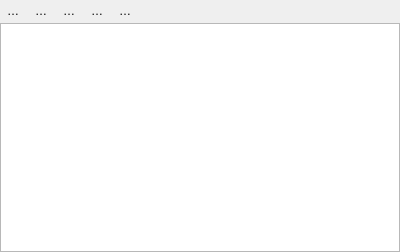
<?xml version="1.0" encoding="UTF-8"?>
<ui version="4.0">
 <class>Form</class>
 <widget class="QWidget" name="Form">
  <property name="geometry">
   <rect>
    <x>0</x>
    <y>0</y>
    <width>400</width>
    <height>252</height>
   </rect>
  </property>
  <property name="windowTitle">
   <string>Form</string>
  </property>
  <layout class="QGridLayout" name="gridLayout">
   <property name="margin">
    <number>0</number>
   </property>
   <property name="spacing">
    <number>2</number>
   </property>
   <item row="0" column="1">
    <widget class="QToolButton" name="btnAdd">
     <property name="toolTip">
      <string>Add row</string>
     </property>
     <property name="text">
      <string>…</string>
     </property>
     <property name="autoRaise">
      <bool>true</bool>
     </property>
    </widget>
   </item>
   <item row="0" column="0">
    <widget class="QToolButton" name="btnAdvanced">
     <property name="toolTip">
      <string>Toggle advanced mode</string>
     </property>
     <property name="text">
      <string>…</string>
     </property>
     <property name="checkable">
      <bool>true</bool>
     </property>
     <property name="autoRaise">
      <bool>true</bool>
     </property>
    </widget>
   </item>
   <item row="0" column="2">
    <widget class="QToolButton" name="btnRemove">
     <property name="toolTip">
      <string>Remove row(s)</string>
     </property>
     <property name="text">
      <string>…</string>
     </property>
     <property name="autoRaise">
      <bool>true</bool>
     </property>
    </widget>
   </item>
   <item row="0" column="5">
    <spacer name="horizontalSpacer">
     <property name="orientation">
      <enum>Qt::Horizontal</enum>
     </property>
     <property name="sizeHint" stdset="0">
      <size>
       <width>313</width>
       <height>20</height>
      </size>
     </property>
    </spacer>
   </item>
   <item row="1" column="0" colspan="6">
    <widget class="QTableWidget" name="tblParameters">
     <property name="selectionBehavior">
      <enum>QAbstractItemView::SelectRows</enum>
     </property>
     <attribute name="horizontalHeaderDefaultSectionSize">
      <number>250</number>
     </attribute>
     <attribute name="horizontalHeaderMinimumSectionSize">
      <number>150</number>
     </attribute>
     <attribute name="horizontalHeaderStretchLastSection">
      <bool>true</bool>
     </attribute>
     <attribute name="verticalHeaderVisible">
      <bool>false</bool>
     </attribute>
    </widget>
   </item>
   <item row="0" column="3">
    <widget class="QToolButton" name="btnOpen">
     <property name="toolTip">
      <string>Open</string>
     </property>
     <property name="text">
      <string>…</string>
     </property>
     <property name="autoRaise">
      <bool>true</bool>
     </property>
    </widget>
   </item>
   <item row="0" column="4">
    <widget class="QToolButton" name="btnSave">
     <property name="toolTip">
      <string>Save</string>
     </property>
     <property name="text">
      <string>…</string>
     </property>
     <property name="autoRaise">
      <bool>true</bool>
     </property>
    </widget>
   </item>
  </layout>
 </widget>
 <resources/>
 <connections/>
</ui>
